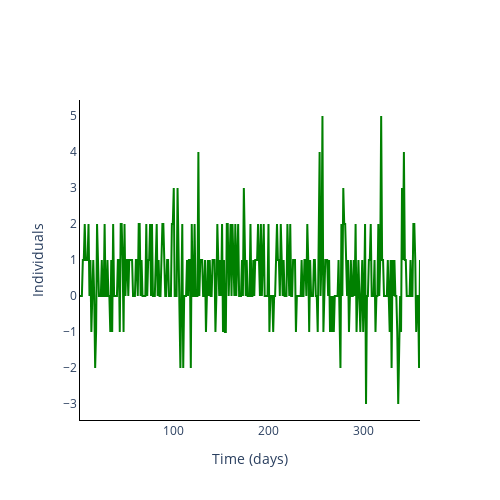

The code cell stored with this chart in its notebook:
### Markdown cell above
### Plot incidence of infection

### Code cell
fig = go.Figure()

incidence = np.zeros((num_experiments, len(times)))
incidence[:, 1:] = output_algorithm[:, 1:, 1] - output_algorithm[:, :-1, 1]

for _ in range(num_experiments):
    fig.add_trace(
        go.Scatter(
            y=incidence[_, :].tolist(),
            x=times,
            mode='lines',
            name=trace_name[s],
            line_color=colours[s],
            showlegend=False,
        ),
)

# Add axis labels
fig.update_layout(
    width=500, 
    height=500,
    plot_bgcolor='white',
    xaxis=dict(
        linecolor='black',
        title = 'Time (days)'
        ),
    yaxis=dict(
        linecolor='black',
        title = 'Individuals'),
    #legend=dict(
    #    orientation="h",
    #    yanchor="bottom",
    #    y=1.02,
    #    xanchor="right",
    #    x=1
    #)
    )

fig.write_image('images/Incidence.pdf')
fig.show()

### Figure 1 — Plotly figure (JSON) as saved in the notebook; plotly's stock layout.template omitted (floating-point values rounded to 4 significant figures; data arrays with more than 128 entries replaced by an {"elided": "..."} marker saying what was removed)
{"data": [{"line": {"color": "green"}, "mode": "lines", "name": "R", "showlegend": false, "type": "scatter", "x": {"elided": "360 int values"}, "y": {"elided": "360 int values"}}], "layout": {"height": 500, "plot_bgcolor": "white", "width": 500, "xaxis": {"linecolor": "black", "title": {"text": "Time (days)"}}, "yaxis": {"linecolor": "black", "title": {"text": "Individuals"}}}}
